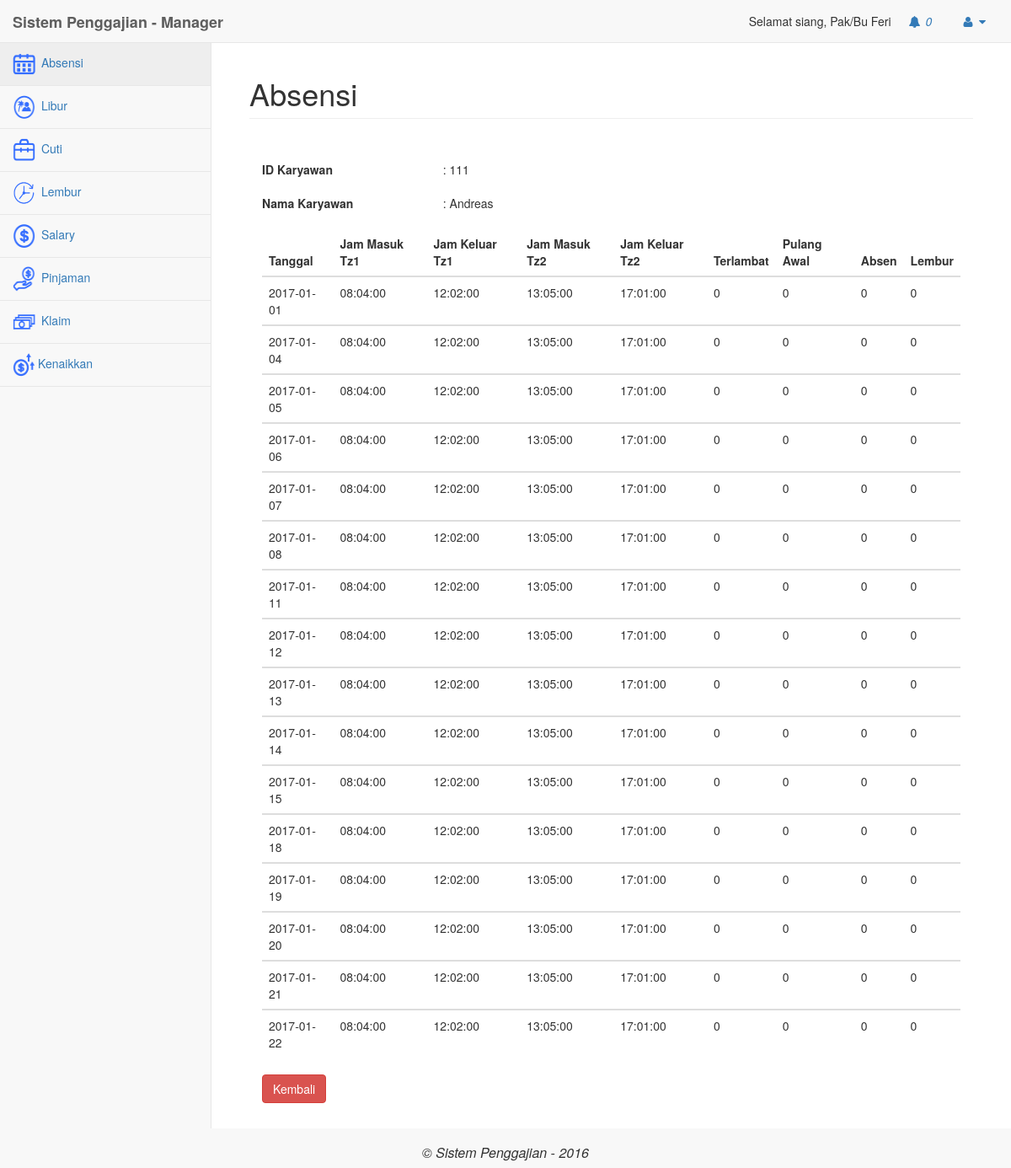
/manager/index.php?modul=absensi&act=detailAbsensi&id=111 (signed in), run on the app's committed database.
### tables this page shows
CREATE TABLE `user` (
  `Id_User` int(11) NOT NULL,
  `Email` varchar(50) NOT NULL,
  `Password` varchar(30) NOT NULL,
  `Tgl_Lahir` date NOT NULL,
  `Nama` text NOT NULL,
  `status` varchar(20) NOT NULL,
  `Tgl_Join` date NOT NULL,
  `Jabatan` varchar(20) NOT NULL,
  `id_divisi` int(11) NOT NULL,
  `no_rekening` varchar(20) NOT NULL,
  `cabang` varchar(50) NOT NULL,
  `Level` int(11) NOT NULL,
  `gaji_pokok` int(11) NOT NULL,
  `tipe` varchar(50) NOT NULL,
  `tanggungan` int(3) NOT NULL
);

CREATE TABLE `lap_absensi` (
  `id` int(11) NOT NULL,
  `id_karyawan` int(11) NOT NULL,
  `nama` varchar(100) NOT NULL,
  `departemen` varchar(50) NOT NULL,
  `tanggal` date NOT NULL,
  `datang_timezone_1` time NOT NULL,
  `pulang_timezone_1` time NOT NULL,
  `datang_timezone_2` time NOT NULL,
  `pulang_timezone_2` time NOT NULL,
  `terlambat` int(11) NOT NULL,
  `pulang_awal` int(11) NOT NULL,
  `absen` int(11) NOT NULL,
  `lembur` int(11) NOT NULL
);

### manager/mod_absensi/detailAbsensi.php (the view)
<?php
	include '../config/koneksi.php';
	$id_karyawan = $_GET['id'];
		$sql_data_karyawan = mysqli_query($k,"SELECT * FROM user where Id_User = '$id_karyawan'");
		$data_karyawan = mysqli_fetch_array($sql_data_karyawan);
?>
<div class="panel-body">
<div class="form-horizontal">
<div class="form-group"><label class="col-sm-3">
	ID Karyawan</label> <div class="col-sm-3">: <?php echo $data_karyawan['Id_User']; ?>
</div></div>
<div class="form-group"><label class="col-sm-3">
	Nama Karyawan</label> <div class="col-sm-3">: <?php echo $data_karyawan['Nama']; ?>
</div></div>
</div>
				<div class="table-responsive">
					<table class="table">
						<thead>
						<tr>
							<th>Tanggal</th>
							<th>Jam Masuk Tz1</th>
							<th>Jam Keluar Tz1</th>
							<th>Jam Masuk Tz2</th>
							<th>Jam Keluar Tz2</th>
							<th>Terlambat</th>
							<th>Pulang Awal</th>
							<th>Absen</th>
							<th>Lembur</th>
						</tr>
						</thead>
			<?php
							$query = "SELECT * FROM lap_absensi where id_karyawan ='$id_karyawan'";
							$hasil = mysqli_query($k, $query);
							while ($b = mysqli_fetch_assoc($hasil)){
							?>
							<tbody>
								<tr>
									<td>
										<?php echo $b['tanggal']; ?>
									</td>
									<td>
										<?php echo $b['datang_timezone_1'];?>
									</td>
									<td>
										<?php echo $b['pulang_timezone_1'];?>
									</td>
									<td>
										<?php echo $b['datang_timezone_2'] ?>
									</td>
									<td>
										<?php echo $b['pulang_timezone_2'] ?>
									</td>
									<td>
										<?php echo $b['terlambat'];?>
									</td>
									<td>
										<?php echo $b['pulang_awal'];?>
									</td>
									<td>
										<?php echo $b['absen'];?>
									</td>
									<td>
										<?php echo $b['lembur'];?>
									</td>
								</tr>
						<?php
							}
						?>
							</tbody>
					</table>
				</div>
				<a class='btn btn-danger' onclick='javascript:history.back()'>Kembali</a>
			</div>

### manager/index.php (shortened to what this page needs)
<?php
if(isset($_SESSION['login']) && $_SESSION['login'] == true){
	?>
	<?php
	require_once("../config/koneksi.php");
	$sql ="SELECT * FROM user WHERE Id_User=$_SESSION[id_karyawan]";
	$hasil2 = mysqli_query($k, $sql);
	$nama = mysqli_fetch_assoc($hasil2);
?>
<!DOCTYPE html>
<html lang="en">
<head>
    <link href="../libs/bower_components/bootstrap/dist/css/bootstrap.min.css" rel="stylesheet">
    <link href="../libs/bower_components/metisMenu/dist/metisMenu.min.css" rel="stylesheet">
    <link href="../libs/dist/css/sb-admin-2.css" rel="stylesheet">
    <link href="../libs/bower_components/font-awesome/css/font-awesome.min.css" rel="stylesheet" type="text/css">
</head>
<body>
<?php
	$sql_notifikasi1 = mysqli_query($k,"SELECT * FROM notifikasi WHERE level = '1' AND isRead = 'n'");
?>
    <div id="wrapper">
        <nav class="navbar navbar-default navbar-static-top" role="navigation" style="margin-bottom: 0">
            <div class="navbar-header">
                <a class="navbar-brand" href="index.php"><b>Sistem Penggajian - Manager</b></a>
            </div>
            <ul class="nav navbar-top-links navbar-right">
				<?php echo "Selamat siang, Pak/Bu ".$nama['Nama'];?>
                <li class="dropdown" onclick="notif()">
                    <a class="dropdown-toggle" data-toggle="dropdown" href="#">
                        <i class="fa fa-bell fa-fw"></i>
							<i id="cekNotif"><?php echo mysqli_num_rows($sql_notifikasi1); ?></i>
                    </a>
                </li>
                <li class="dropdown">
                    <a class="dropdown-toggle" data-toggle="dropdown" href="#">
                        <i class="fa fa-user fa-fw"></i>  <i class="fa fa-caret-down"></i>
                    </a>
                </li>
            </ul>
<div class="navbar-default sidebar" role="navigation">
                <div class="sidebar-nav navbar-collapse">
                    <ul class="nav" id="side-menu">
                       <li>
									<a href="?modul=absensi"><span class="icon-navigasi"><img src="../libs/images/icon-absensi.png" class=""/></span> Absensi</a>
								</li>
								<li>
									<a href="?modul=libur"><span class="icon-navigasi"><img src="../libs/images/icon-libur.png" class=""/></span> Libur</a>
								</li>
								<li>
									<a href="?modul=cuti"><span class="icon-navigasi"><img src="../libs/images/icon-cuti.png" class=""/></span> Cuti</a>
								</li>
								<li>
									<a href="?modul=lembur"><span class="icon-navigasi"><img src="../libs/images/icon-lembur.png" class=""/></span> Lembur</a>
								</li>
								<li>
									<a href="?modul=salary"><span class="icon-navigasi"><img src="../libs/images/icon-salary.png" class=""/></span> Salary</a>
								</li>
								<li>
									<a href="?modul=pinjaman"><span class="icon-navigasi"><img src="../libs/images/icon-loan.png" class=""/></span> Pinjaman</a>
								</li>
								<li>
									<a href="?modul=klaim"><span class="icon-navigasi"><img src="../libs/images/icon-klaim.png" class=""/></span> Klaim</a>
								</li>
								<li>
									<a href="?modul=kenaikkan"><span class="icon-navigasi"><img src="../libs/images/icon-kenaikkan.png" class=""/></span>Kenaikkan </a>
								</li>
                    </ul>
                </div>
            </div>
        </nav>
	<?php
	if(isset($_GET['modul'])){
		$modul = $_GET['modul'];
	}else{
		$modul="";
	}
?>
        <div id="page-wrapper">
            <div class="container-fluid">
               <div class="row">
                     <div class="col-lg-12">
                        <h1 class="page-header"><?php
							if($modul != ""){
								if($modul == "kenaikkan"){
									$judul = "Kenaikkan Gaji";
								}elseif($modul == "pinjaman"){
									$judul = "Pinjaman";
								}elseif($modul == "absensi"){
									$judul = "Absensi";
								}elseif($modul == "libur"){
									$judul = "Libur";
								}elseif($modul == "cuti"){
									$judul = "Cuti";
								}elseif($modul == "lembur"){
									$judul = "Lembur";
								}elseif($modul == "salary"){
									$judul = "Salary";
								}elseif($modul == "klaim"){
									$judul = "Klaim";
								}elseif($modul == "user"){
									$judul = "User";
								}elseif($modul == "penilaian"){
									$judul = "Penilaian";
								}elseif($modul == "karyawanPinjaman"){
									$judul = "Pinjaman - Karyawan";
								}elseif($modul == "karyawanKenaikkan"){
									$judul = "Kenaikkan Gaji - Karyawan";
								}elseif($modul == "karyawanKlaim"){
									$judul = "Klaim - Karyawan";
								}elseif($modul == "karyawanCuti"){
									$judul = "Cuti - Karyawan";
								}elseif($modul == "karyawanSalary"){
									$judul = "Salary - Karyawan";
								}elseif($modul == "karyawanLembur"){
									$judul = "Lembur - Karyawan";
								}elseif($modul == "karyawanLibur"){
									$judul = "Libur - Karyawan";
								}elseif($modul == "karyawanAbsensi"){
									$judul = "Absensi - Karyawan";
								}elseif($modul == "notifikasi"){
									$judul = "Notifikasi";
								}elseif($modul == "profile"){
									$judul = "User Profile";
								}
							}else{
								$judul = "Dashboard";
								$modul = "dashboard";
							}
							echo $judul;
						?></h1>
                    </div>
				</div>
					<div class="row">
						<div class="panel-body">
<?php
switch($modul){
	?>
<?php
	case "absensi" :
		include "mod_absensi/absensi.php";
	break;
}
?>
                        </div>
                    </div>
            </div>
        </div>
			</div>
		<div class="navbar-header" style="width:100%">
            <h1 style="font-size: 16px; text-align: center;"><i>&copy; Sistem Penggajian - 2016</i> </h1>
        </div>
</body>
</html>
<?php
}
else{
	header("Location:../index.php");
}
?>

### manager/index.php (style rules this page uses)
.icon-navigasi img { width: 30px; height: 30px; padding-right:3px; }

### data on the page
user: Nama "Feri"
user: Id_User "111", Nama "Andreas"
lap_absensi: tanggal "2017-01-01", datang_timezone_1 "08:04:00", pulang_timezone_1 "12:02:00", datang_timezone_2 "13:05:00", pulang_timezone_2 "17:01:00", terlambat "0", pulang_awal "0", absen "0", lembur "0"
lap_absensi: tanggal "2017-01-04", datang_timezone_1 "08:04:00", pulang_timezone_1 "12:02:00", datang_timezone_2 "13:05:00", pulang_timezone_2 "17:01:00", terlambat "0", pulang_awal "0", absen "0", lembur "0"
lap_absensi: tanggal "2017-01-05", datang_timezone_1 "08:04:00", pulang_timezone_1 "12:02:00", datang_timezone_2 "13:05:00", pulang_timezone_2 "17:01:00", terlambat "0", pulang_awal "0", absen "0", lembur "0"
lap_absensi: tanggal "2017-01-06", datang_timezone_1 "08:04:00", pulang_timezone_1 "12:02:00", datang_timezone_2 "13:05:00", pulang_timezone_2 "17:01:00", terlambat "0", pulang_awal "0", absen "0", lembur "0"
lap_absensi: tanggal "2017-01-07", datang_timezone_1 "08:04:00", pulang_timezone_1 "12:02:00", datang_timezone_2 "13:05:00", pulang_timezone_2 "17:01:00", terlambat "0", pulang_awal "0", absen "0", lembur "0"
lap_absensi: tanggal "2017-01-08", datang_timezone_1 "08:04:00", pulang_timezone_1 "12:02:00", datang_timezone_2 "13:05:00", pulang_timezone_2 "17:01:00", terlambat "0", pulang_awal "0", absen "0", lembur "0"
lap_absensi: tanggal "2017-01-11", datang_timezone_1 "08:04:00", pulang_timezone_1 "12:02:00", datang_timezone_2 "13:05:00", pulang_timezone_2 "17:01:00", terlambat "0", pulang_awal "0", absen "0", lembur "0"
lap_absensi: tanggal "2017-01-12", datang_timezone_1 "08:04:00", pulang_timezone_1 "12:02:00", datang_timezone_2 "13:05:00", pulang_timezone_2 "17:01:00", terlambat "0", pulang_awal "0", absen "0", lembur "0"
lap_absensi: tanggal "2017-01-13", datang_timezone_1 "08:04:00", pulang_timezone_1 "12:02:00", datang_timezone_2 "13:05:00", pulang_timezone_2 "17:01:00", terlambat "0", pulang_awal "0", absen "0", lembur "0"
lap_absensi: tanggal "2017-01-14", datang_timezone_1 "08:04:00", pulang_timezone_1 "12:02:00", datang_timezone_2 "13:05:00", pulang_timezone_2 "17:01:00", terlambat "0", pulang_awal "0", absen "0", lembur "0"
lap_absensi: tanggal "2017-01-15", datang_timezone_1 "08:04:00", pulang_timezone_1 "12:02:00", datang_timezone_2 "13:05:00", pulang_timezone_2 "17:01:00", terlambat "0", pulang_awal "0", absen "0", lembur "0"
lap_absensi: tanggal "2017-01-18", datang_timezone_1 "08:04:00", pulang_timezone_1 "12:02:00", datang_timezone_2 "13:05:00", pulang_timezone_2 "17:01:00", terlambat "0", pulang_awal "0", absen "0", lembur "0"
lap_absensi: tanggal "2017-01-19", datang_timezone_1 "08:04:00", pulang_timezone_1 "12:02:00", datang_timezone_2 "13:05:00", pulang_timezone_2 "17:01:00", terlambat "0", pulang_awal "0", absen "0", lembur "0"
lap_absensi: tanggal "2017-01-20", datang_timezone_1 "08:04:00", pulang_timezone_1 "12:02:00", datang_timezone_2 "13:05:00", pulang_timezone_2 "17:01:00", terlambat "0", pulang_awal "0", absen "0", lembur "0"
lap_absensi: tanggal "2017-01-21", datang_timezone_1 "08:04:00", pulang_timezone_1 "12:02:00", datang_timezone_2 "13:05:00", pulang_timezone_2 "17:01:00", terlambat "0", pulang_awal "0", absen "0", lembur "0"
lap_absensi: tanggal "2017-01-22", datang_timezone_1 "08:04:00", pulang_timezone_1 "12:02:00", datang_timezone_2 "13:05:00", pulang_timezone_2 "17:01:00", terlambat "0", pulang_awal "0", absen "0", lembur "0"

### other printed values
mysqli_num_rows($sql_notifikasi1) "0"
$judul "Absensi"
